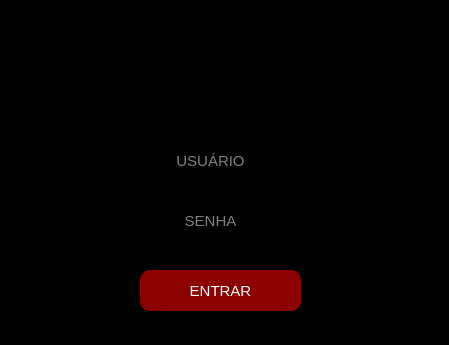
<?xml version="1.0" encoding="UTF-8"?>
<ui version="4.0">
 <class>Dialog</class>
 <widget class="QDialog" name="Dialog">
  <property name="geometry">
   <rect>
    <x>0</x>
    <y>0</y>
    <width>449</width>
    <height>345</height>
   </rect>
  </property>
  <property name="windowTitle">
   <string>Dialog</string>
  </property>
  <property name="styleSheet">
   <string notr="true">background-color: rgb(255, 255, 255);
background-color: rgb(0, 0, 0);</string>
  </property>
  <widget class="QLabel" name="label">
   <property name="geometry">
    <rect>
     <x>30</x>
     <y>20</y>
     <width>371</width>
     <height>81</height>
    </rect>
   </property>
   <property name="text">
    <string/>
   </property>
   <property name="pixmap">
    <pixmap>FOTOS/LOGO.png</pixmap>
   </property>
   <property name="scaledContents">
    <bool>true</bool>
   </property>
  </widget>
  <widget class="QPushButton" name="pushButton">
   <property name="geometry">
    <rect>
     <x>140</x>
     <y>270</y>
     <width>161</width>
     <height>41</height>
    </rect>
   </property>
   <property name="font">
    <font>
     <pointsize>11</pointsize>
    </font>
   </property>
   <property name="cursor">
    <cursorShape>PointingHandCursor</cursorShape>
   </property>
   <property name="styleSheet">
    <string notr="true">QPushButton{
background-color: rgb(140, 0, 0);
color: rgb(255, 255, 255);
border-radius:10px
}

QPushButton:hover{

color: rgb(170, 0, 0);
background-color: rgb(255, 255, 255);

}</string>
   </property>
   <property name="text">
    <string>ENTRAR</string>
   </property>
  </widget>
  <widget class="QLineEdit" name="lineEdit">
   <property name="geometry">
    <rect>
     <x>90</x>
     <y>140</y>
     <width>241</width>
     <height>41</height>
    </rect>
   </property>
   <property name="font">
    <font>
     <pointsize>11</pointsize>
    </font>
   </property>
   <property name="styleSheet">
    <string notr="true">color: rgb(255, 255, 255);</string>
   </property>
   <property name="alignment">
    <set>Qt::AlignCenter</set>
   </property>
   <property name="placeholderText">
    <string>USUÁRIO</string>
   </property>
  </widget>
  <widget class="QLineEdit" name="lineEdit_2">
   <property name="geometry">
    <rect>
     <x>90</x>
     <y>200</y>
     <width>241</width>
     <height>41</height>
    </rect>
   </property>
   <property name="font">
    <font>
     <pointsize>11</pointsize>
    </font>
   </property>
   <property name="styleSheet">
    <string notr="true">color: rgb(255, 255, 255);</string>
   </property>
   <property name="echoMode">
    <enum>QLineEdit::Password</enum>
   </property>
   <property name="alignment">
    <set>Qt::AlignCenter</set>
   </property>
   <property name="placeholderText">
    <string>SENHA</string>
   </property>
  </widget>
 </widget>
 <resources/>
 <connections/>
</ui>
